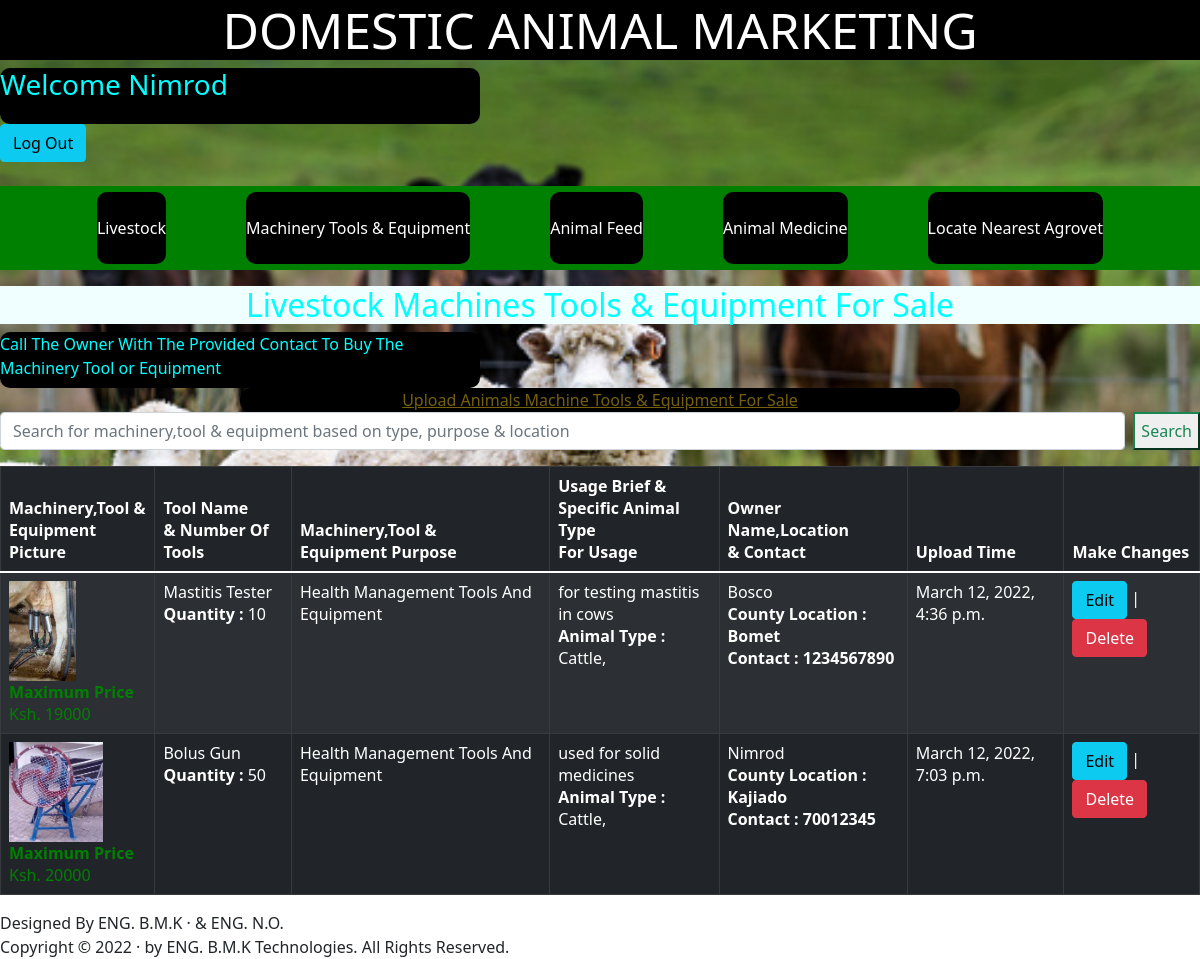
Page /machinery (signed in) on the committed database.
### users/models.py (models this page shows)
class CustomUser(AbstractUser):
    first_name=models.CharField(max_length=50, null=False,blank=False)
    last_name=models.CharField(max_length=50,null=False,blank=False)
    email=models.EmailField(max_length=100,null=False,blank=False)

### pages/models.py (models this page shows, shortened)
class Machinery(models.Model):
    owner_name=models.ForeignKey(
        get_user_model(),
        on_delete=models.CASCADE,
    )
    owner_contact=models.IntegerField()
    tool_name=models.CharField(max_length=200)
    date_time=models.DateTimeField(auto_now=True)
    brief_its_usage=models.TextField()
    location=models.CharField(max_length=100)
    tools_number=models.IntegerField()
    maximum_selling_price=models.IntegerField()
    tool_purpose=models.ForeignKey(ToolPurpose,on_delete=models.CASCADE)
    animal_type=models.ForeignKey(AnimalType,on_delete=models.CASCADE)
    animals_type=models.CharField(max_length=500,null=True,blank=True)
    machinery_tool_picture=models.ImageField(upload_to='machinery/machinery_tools_pictures/')

class ToolPurpose(models.Model):
    tools_purpose=models.CharField(max_length=200)
    def __str__(self):
        return self.tools_purpose

class AnimalType(models.Model):
    animal_types=models.CharField(max_length=100)
    def __str__(self):
        return self.animal_types

### pages/views.py (the view)
# urls.py: path('machinery',MachineryPageView.as_view(),name='machinery'),
class MachineryPageView(LoginRequiredMixin,ListView):
    model=Machinery
    template_name='machinery/machinery.html'
    login_url = 'login'

### users/templates/machinery/machinery.html
{%extends 'main.html'%}
{%block content%}
<h2 class="page_title">Livestock Machines Tools & Equipment For Sale</h2>
<div class="marquee">
<marquee behavior="" direction="">
    <p >Call The Owner With The Provided Contact To Buy The Machinery Tool or Equipment</p>
</marquee>
</div>
<div class="to_upload">
    <a  href="{% url 'machinery_upload'%}">Upload Animals Machine Tools & Equipment For Sale</a>
</div>
<nav>
<form method="GET" action="{%url 'tool_search'%}" class="d-flex">
    <input class="form-control me-2" name="feedback" type="search" placeholder="Search for machinery,tool & equipment based on type, purpose & location" aria-label="Search">
    <button class="btn-outline-success" type="submit">Search</button>
</form>
</nav>
<table class="table table-dark table-striped table-bordered">
    <thead>
        <th>Machinery,Tool & <br> Equipment Picture</th>
        <th>
            Tool Name
            <br>
            & Number Of Tools
        </th>
        <th>
            Machinery,Tool &
            <br>
            Equipment Purpose
        </th>
        <th>
            Usage Brief &
            <br>
            Specific Animal Type
            <br>
            For Usage
        </th>
        <th>
            Owner Name,Location
            <br>
            & Contact
        </th>
        <th>Upload Time</th>
        <th>Make Changes</th>
    </thead>
    <tbody>
        {%for machinery in object_list%}
        <tr>
            <td>
                {%if machinery.machinery_tool_picture%}
                <img src="{{machinery.machinery_tool_picture.url}}" alt="{{machinery.tool_name}}" height="100" width="auto">
                <br>
                <b class="price">Maximum Price</b>
                <br>
                 <div class="price">Ksh. {{machinery.maximum_selling_price}}</div>
                {%else%}
                no picture
                {%endif%}
            </td>
            <td>
                {{machinery.tool_name}}
                <br>
                <b>Quantity : </b>{{machinery.tools_number}}
            </td>
            <td>{{machinery.tool_purpose}}</td>
            <td>
                {{machinery.brief_its_usage}}
                <br>
                <b>Animal Type : </b>{{machinery.animal_type}},{{animals_type}}
            </td>
            <td>
                {{machinery.owner_name}}
                <br>
                <b>County Location : {{machinery.location}}</b>
                <br>
                <b>Contact : {{machinery.owner_contact}}</b>
            </td>
            <td>{{machinery.date_time}}</td>
            <td><a class="btn btn-info ml- " href="{%url 'machinery_edit' machinery.pk%}">Edit</a> | <a class="btn btn-danger ml- " href="{%url 'machinery_delete' machinery.pk%}">Delete</a></td>
            {%endfor%}
        </tr>
    </tbody>
</table>
Designed By  ENG. B.M.K &middot; &  ENG. N.O.
<br>
Copyright &copy; 2022 &middot; by ENG.  B.M.K  Technologies. All Rights Reserved.
{%endblock content%}

### users/templates/main.html (shortened to what this page needs)
{%load static%}
<link rel="stylesheet" href="{%static 'bootstrap.css'%}">
<link rel="stylesheet" href="{%static 'animals.css'%}">
<body class="body">
{%if user.is_authenticated%}
<h1 class="title_name">DOMESTIC ANIMAL MARKETING</h1>
<div class="marquee">
    <marquee  behavior="scroll" direction="left">
       <h3>Welcome {{user.username}}</h3>
    </marquee>
</div>
    <a class="btn btn-info ml- " href="{%url 'logout' %}">Log Out</a>
    <br>
    <br>
    <ul class="menu">
    <li class="menu-item"><a href="{%url 'animals'%}">Livestock</a></li>
    <li class="menu-item"><a href="{%url 'machinery'%}">Machinery Tools & Equipment</a></li>
    <li class="menu-item"><a href="{%url 'animalfeed'%}">Animal Feed</a></li>
    <li class="menu-item"><a href="{%url 'animalmedicine'%}">Animal Medicine</a></li>
    <li class="menu-item"> <a href="#">Locate Nearest Agrovet</a></li>
    </ul>
{%else%}
    <p>You are not logged in</p>
{%endif%}
{%block content%}{%endblock content%}
</body>

### pages/static/animals.css (style rules this page uses)
.body { background-image: url(media/static/background.jpg); background-repeat: no-repeat; background-size: cover; }
.title_name { color: white; text-align: center; font-size: 50px; background-color: black; }
.page_title { color:aqua; background-color: azure; }
h2 { text-align: center; }
.menu { position: relative; display: flex; justify-content: center; list-style: none; background-color: green; padding:30px ; }
.menu-item >a { background-color: black; border-radius: 10px; color: #fff; font-size: 1rem; text-decoration: none; margin: 40px; padding: 25px 0; }
.marquee { color: aqua; background: black; width: 40%; height: 7%; border-radius: 10px; position: relative; }
.price { color:green; }
.to_upload { background: black; text-align: center; border-radius: 10px; position: relative; margin-left: 20%; margin-right: 20%; }
.to_upload >a { color: rgb(117, 96, 13); }

### rows in the picture
CustomUser: username "Nimrod"
Machinery: machinery_tool_picture (picture), maximum_selling_price "19000", tool_name "Mastitis Tester", tools_number "10", tool_purpose "Health Management Tools And Equipment", brief_its_usage "for testing mastitis in cows", animal_type "Cattle", owner_name "Bosco", location "Bomet", owner_contact "1234567890", date_time "March 12, 2022, 4:36 p.m."
Machinery: machinery_tool_picture (picture), maximum_selling_price "20000", tool_name "Bolus Gun", tools_number "50", tool_purpose "Health Management Tools And Equipment", brief_its_usage "used for solid medicines", animal_type "Cattle", owner_name "Nimrod", location "Kajiado", owner_contact "70012345", date_time "March 12, 2022, 7:03 p.m."
